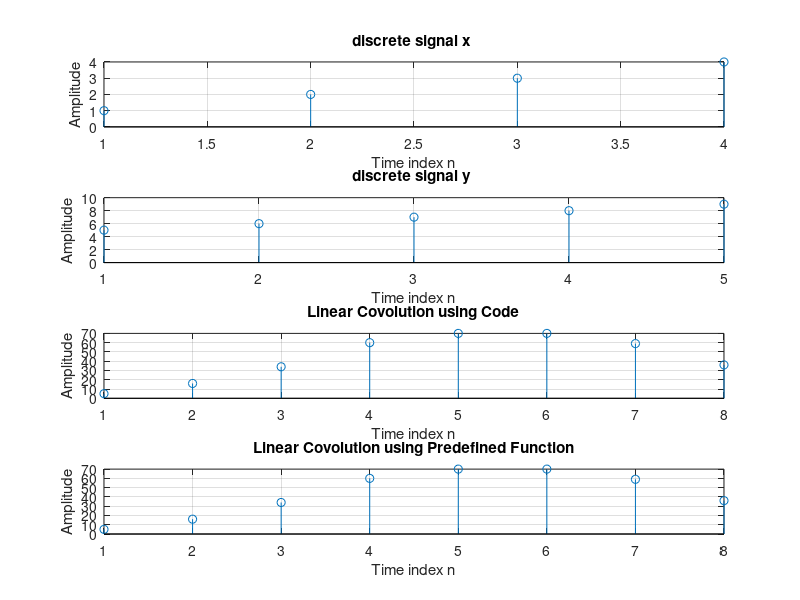

MATLAB code to generate this figure:
clear all
clc
x=[1,2,3,4];
y=[5,6,7,8,9];
n=length(x);
m=length(y);
b=zeros(1,n+m-1);
c=conv(x,y);
display(c)
for i=1:n
    for j=1:m
        a(i,j)=x(i).*y(j);
    end
end
 
k=2;
while(k<=n+m)
for i=1:n
    for j=1:m
        if(k==(i+j))
            b(k-1)=(b(k-1)+a(i,j));
        end;
    end
end
k=k+1;
end
display(b)
subplot(4,1,1);
stem(x);
grid on; 
xlabel('Time index n');
ylabel('Amplitude');
title('discrete signal x '); 
subplot(4,1,2),stem(y);
grid on; 
xlabel('Time index n');
ylabel('Amplitude');
title('discrete signal y '); 
subplot(4,1,3), stem(b);
grid on;
xlabel('Time index n');
ylabel('Amplitude');
title('Linear Covolution using Code'); 
subplot(4,1,4), stem(c);
grid on;
xlabel('Time index n');
ylabel('Amplitude');
title('Linear Covolution using Predefined Function');
